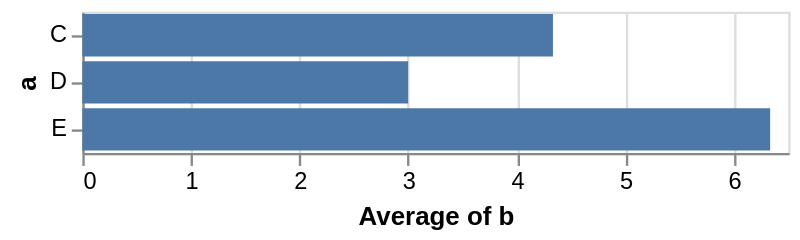

Here is the notebook cell this chart was saved with:
### Code cell
alt.Chart(data).mark_bar().encode(
    y='a',
    x='average(b)'
)

### Figure 1 — Vega-Lite specification as saved in the notebook (floating-point values rounded to 4 significant figures)
{"config": {"view": {"continuousWidth": 300, "continuousHeight": 300}}, "data": {"name": "data-9b610f80003d046838adda5e50d859e9"}, "mark": {"type": "bar"}, "encoding": {"x": {"aggregate": "average", "field": "b", "type": "quantitative"}, "y": {"field": "a", "type": "nominal"}}, "$schema": "https://vega.github.io/schema/vega-lite/v6.1.0.json", "datasets": {"data-9b610f80003d046838adda5e50d859e9": [{"a": "C", "b": 2}, {"a": "C", "b": 7}, {"a": "C", "b": 4}, {"a": "D", "b": 1}, {"a": "D", "b": 2}, {"a": "D", "b": 6}, {"a": "E", "b": 8}, {"a": "E", "b": 4}, {"a": "E", "b": 7}]}}
